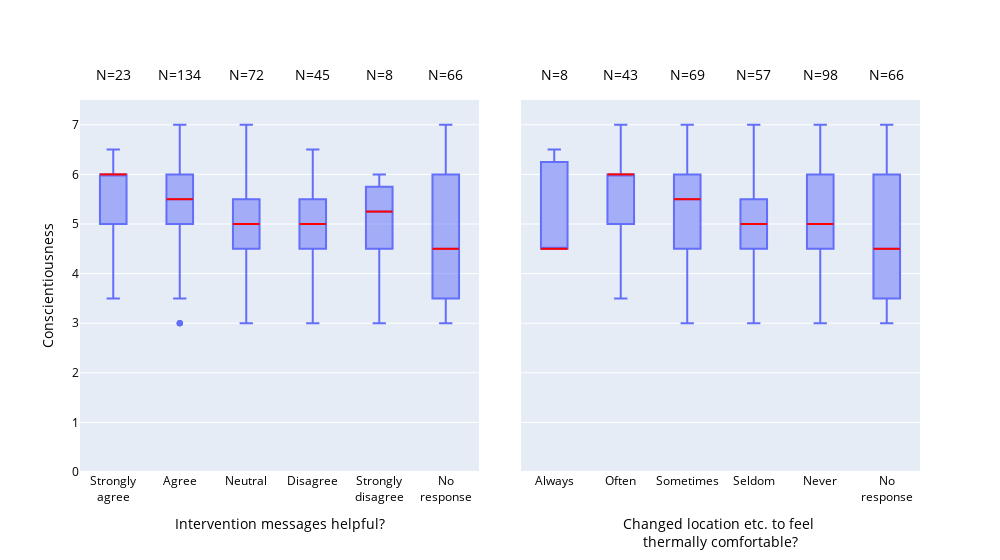

The notebook cell saved with this chart:
### Markdown cell above
# Create Figure 9

### Code cell
# Define columns of interest
helpful_column = 'The noise and/or temperature intervention messages were helpful to me in understanding how to improve my indoor environmental satisfaction.'
change_location_column = 'Over the past week, I changed my location, adjusted the thermostat, fan etc. to feel thermally comfortable after receiving the temperature intervention messages.'

# Filter 'No intervention messages received'
#df_weekly = df_weekly[df_weekly[helpful_column]!='No intervention messages received']
#df_weekly = df_weekly[df_weekly[change_location_column]!='No intervention messages received']


# Order responses
df_weekly[helpful_column] = df_weekly[helpful_column].astype(pd.CategoricalDtype(categories=['Strongly agree', 'Agree', 'Neutral', 'Disagree', 'Strongly disagree', 'No response'], ordered=True))
df_weekly[change_location_column] = df_weekly[change_location_column].astype(pd.CategoricalDtype(categories=['Always', 'Often', 'Sometimes', 'Seldom', 'Never', 'No response'], ordered=True))

# Create subplots with shared y-axis, add subplot titles, and reduce spacing
fig = make_subplots(
    rows=1, cols=2, 
    shared_yaxes=True, 
    subplot_titles=("", ""),
    horizontal_spacing=0.05  # Decreased horizontal spacing to bring the plots closer
)

# First box plot
fig.add_trace(
    go.Box(
        y=df_weekly['Conscientiousness'],
        x=df_weekly[helpful_column],
        quartilemethod='inclusive', # exclusive, inclusive, linear
        #color="Helpful Messages",
        #color_discrete_map=custom_colors,
        #category_orders={"Helpful Messages": ["Strongly Agree", "Agree", "Neutral", "Disagree", "Strongly Disagree"]},
    ),
    row=1, col=1
)
fig['layout']['xaxis1'].update(
    title_text='Intervention messages helpful?<br> ',
    categoryorder="array", 
    categoryarray=['Strongly agree', 'Agree', 'Neutral', 'Disagree', 'Strongly disagree', 'No response'],
    tickvals=[0, 1, 2, 3, 4, 5],
    ticktext=['Strongly<br>agree', 'Agree', 'Neutral', 'Disagree', 'Strongly<br>disagree', 'No<br>response'],
    tickangle=0)
fig['layout']['yaxis1'].update(
    title_text='Conscientiousness',
    range=[0, 7.5],
    dtick=1)

# Annotate number of responses (first plot)
for response in df_weekly[helpful_column].cat.categories:
    fig.add_annotation(
        x=response, y=1.1,
        xref='x1', yref='y domain',
        showarrow=False,
        text='N=' + str(df_weekly[helpful_column].value_counts()[response]),
        font=dict(size=14),
        row=1, col=1
    )

# Add highlighted median bar
for i, response in enumerate(df_weekly[helpful_column].cat.categories):
    y_median = df_weekly[df_weekly[helpful_column]==response]['Conscientiousness'].median()
    fig.add_shape(
        type='line',
        x0=i-0.2,
        y0=y_median,
        x1=i+ 0.2,
        y1=y_median,
        line=dict(color='red', width=2),
        row=1, col=1
    )

# Second box plot
fig.add_trace(
    go.Box(
        y=df_weekly['Conscientiousness'],
        x=df_weekly[change_location_column],
        fillcolor='#A3ADF8',
        line=dict(color='#636EFA'),
        quartilemethod='inclusive',
        #color_discrete_map=custom_colors,
        #category_orders={"Helpful Messages": ["Strongly Agree", "Agree", "Neutral", "Disagree", "Strongly Disagree"]},
    ), 
    row=1, col=2
)
fig['layout']['xaxis2'].update(
    title_text='Changed location etc. to feel <br>thermally comfortable?')
fig['layout']['xaxis2'].update(
    categoryorder="array", 
    categoryarray=['Always', 'Often', 'Sometimes', 'Seldom', 'Never', 'No response'],
    tickvals=[0, 1, 2, 3, 4, 5],
    ticktext=['Always', 'Often', 'Sometimes', 'Seldom', 'Never', 'No<br>response'])

# Annotate number of responses (second plot)
for response in df_weekly[change_location_column].cat.categories:
    fig.add_annotation(
        x=response, y=1.1,
        xref='x2', yref='y domain',
        showarrow=False,
        text='N=' + str(df_weekly[change_location_column].value_counts()[response]),
        font=dict(size=14),
        row=1, col=2
    )

# Add highlighted median bar
for i, response in enumerate(df_weekly[change_location_column].cat.categories):
    y_median = df_weekly[df_weekly[change_location_column]==response]['Conscientiousness'].median()
    fig.add_shape(
        type='line',
        x0=i-0.2,
        y0=y_median,
        x1=i+ 0.2,
        y1=y_median,
        line=dict(color='red', width=2),
        row=1, col=2
    )

fig.update_traces(showlegend=False, width=0.4)  # Make the boxes thicker
fig.update_layout(font=dict(color='#000000'), width=1000)
fig.show()
fig.write_image('./img/Figure_9.png')

### Figure 1 — Plotly figure (JSON) as saved in the notebook; plotly's stock layout.template omitted (floating-point values rounded to 4 significant figures; data arrays with more than 128 entries replaced by an {"elided": "..."} marker saying what was removed)
{"data": [{"quartilemethod": "inclusive", "showlegend": false, "type": "box", "width": 0.4, "x": {"elided": "380 str values"}, "xaxis": "x", "y": {"elided": "380 float values"}, "yaxis": "y"}, {"fillcolor": "#A3ADF8", "line": {"color": "#636EFA"}, "quartilemethod": "inclusive", "showlegend": false, "type": "box", "width": 0.4, "x": {"elided": "380 str values"}, "xaxis": "x2", "y": {"elided": "380 float values"}, "yaxis": "y2"}], "layout": {"annotations": [{"font": {"size": 14}, "showarrow": false, "text": "N=23", "x": "Strongly agree", "xref": "x", "y": 1.1, "yref": "y domain"}, {"font": {"size": 14}, "showarrow": false, "text": "N=134", "x": "Agree", "xref": "x", "y": 1.1, "yref": "y domain"}, {"font": {"size": 14}, "showarrow": false, "text": "N=72", "x": "Neutral", "xref": "x", "y": 1.1, "yref": "y domain"}, {"font": {"size": 14}, "showarrow": false, "text": "N=45", "x": "Disagree", "xref": "x", "y": 1.1, "yref": "y domain"}, {"font": {"size": 14}, "showarrow": false, "text": "N=8", "x": "Strongly disagree", "xref": "x", "y": 1.1, "yref": "y domain"}, {"font": {"size": 14}, "showarrow": false, "text": "N=66", "x": "No response", "xref": "x", "y": 1.1, "yref": "y domain"}, {"font": {"size": 14}, "showarrow": false, "text": "N=8", "x": "Always", "xref": "x2", "y": 1.1, "yref": "y2 domain"}, {"font": {"size": 14}, "showarrow": false, "text": "N=43", "x": "Often", "xref": "x2", "y": 1.1, "yref": "y2 domain"}, {"font": {"size": 14}, "showarrow": false, "text": "N=69", "x": "Sometimes", "xref": "x2", "y": 1.1, "yref": "y2 domain"}, {"font": {"size": 14}, "showarrow": false, "text": "N=57", "x": "Seldom", "xref": "x2", "y": 1.1, "yref": "y2 domain"}, {"font": {"size": 14}, "showarrow": false, "text": "N=98", "x": "Never", "xref": "x2", "y": 1.1, "yref": "y2 domain"}, {"font": {"size": 14}, "showarrow": false, "text": "N=66", "x": "No response", "xref": "x2", "y": 1.1, "yref": "y2 domain"}], "font": {"color": "#000000"}, "shapes": [{"line": {"color": "red", "width": 2}, "type": "line", "x0": -0.2, "x1": 0.2, "xref": "x", "y0": 6, "y1": 6, "yref": "y"}, {"line": {"color": "red", "width": 2}, "type": "line", "x0": 0.8, "x1": 1.2, "xref": "x", "y0": 5.5, "y1": 5.5, "yref": "y"}, {"line": {"color": "red", "width": 2}, "type": "line", "x0": 1.8, "x1": 2.2, "xref": "x", "y0": 5, "y1": 5, "yref": "y"}, {"line": {"color": "red", "width": 2}, "type": "line", "x0": 2.8, "x1": 3.2, "xref": "x", "y0": 5, "y1": 5, "yref": "y"}, {"line": {"color": "red", "width": 2}, "type": "line", "x0": 3.8, "x1": 4.2, "xref": "x", "y0": 5.25, "y1": 5.25, "yref": "y"}, {"line": {"color": "red", "width": 2}, "type": "line", "x0": 4.8, "x1": 5.2, "xref": "x", "y0": 4.5, "y1": 4.5, "yref": "y"}, {"line": {"color": "red", "width": 2}, "type": "line", "x0": -0.2, "x1": 0.2, "xref": "x2", "y0": 4.5, "y1": 4.5, "yref": "y2"}, {"line": {"color": "red", "width": 2}, "type": "line", "x0": 0.8, "x1": 1.2, "xref": "x2", "y0": 6, "y1": 6, "yref": "y2"}, {"line": {"color": "red", "width": 2}, "type": "line", "x0": 1.8, "x1": 2.2, "xref": "x2", "y0": 5.5, "y1": 5.5, "yref": "y2"}, {"line": {"color": "red", "width": 2}, "type": "line", "x0": 2.8, "x1": 3.2, "xref": "x2", "y0": 5, "y1": 5, "yref": "y2"}, {"line": {"color": "red", "width": 2}, "type": "line", "x0": 3.8, "x1": 4.2, "xref": "x2", "y0": 5, "y1": 5, "yref": "y2"}, {"line": {"color": "red", "width": 2}, "type": "line", "x0": 4.8, "x1": 5.2, "xref": "x2", "y0": 4.5, "y1": 4.5, "yref": "y2"}], "width": 1000, "xaxis": {"anchor": "y", "categoryarray": ["Strongly agree", "Agree", "Neutral", "Disagree", "Strongly disagree", "No response"], "categoryorder": "array", "domain": [0, 0.475], "tickangle": 0, "ticktext": ["Strongly<br>agree", "Agree", "Neutral", "Disagree", "Strongly<br>disagree", "No<br>response"], "tickvals": [0, 1, 2, 3, 4, 5], "title": {"text": "Intervention messages helpful?<br> "}}, "xaxis2": {"anchor": "y2", "categoryarray": ["Always", "Often", "Sometimes", "Seldom", "Never", "No response"], "categoryorder": "array", "domain": [0.525, 1], "ticktext": ["Always", "Often", "Sometimes", "Seldom", "Never", "No<br>response"], "tickvals": [0, 1, 2, 3, 4, 5], "title": {"text": "Changed location etc. to feel <br>thermally comfortable?"}}, "yaxis": {"anchor": "x", "domain": [0, 1], "dtick": 1, "range": [0, 7.5], "title": {"text": "Conscientiousness"}}, "yaxis2": {"anchor": "x2", "domain": [0, 1], "matches": "y", "showticklabels": false}}}
